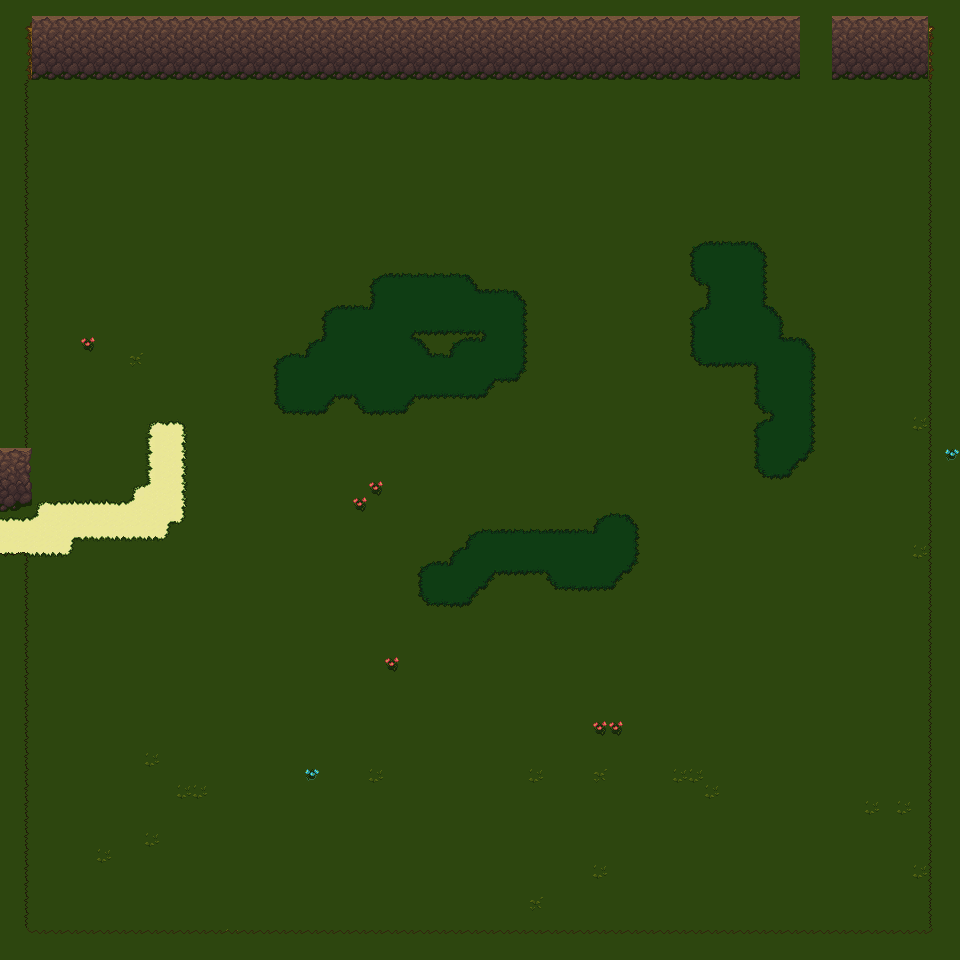

A level layout from a 2D game, rendered from its tile map. Below: a short description, then the map file with tile-grid data replaced by summaries:
An orthogonal 60x60 tile map with 16x16 px tiles, 3 tile layers (Spring Base, Spring Ground, Spring Upper) and 9 objects (2x Entrance, 2x Barren, Spirit, Manor, PlayerSpawn, ...).

<map version="1.4" tiledversion="1.4.1" orientation="orthogonal" renderorder="right-down" compressionlevel="0" width="60" height="60" tilewidth="16" tileheight="16" infinite="0" backgroundcolor="#000000" nextlayerid="7" nextobjectid="61">
 <properties>
  <property name="Outside" type="bool" value="true" />
 </properties>
 <tileset firstgid="1" source="../Tilesets/tilesetManorGrounds.tsx" />
 <layer id="1" name="Spring Base" width="60" height="60">
  <data>[3600 cells, 3600 non-empty, 38 distinct tile ids]</data>
 </layer>
 <layer id="2" name="Spring Ground" width="60" height="60">
  <data>[3600 cells, 335 non-empty, 24 distinct tile ids]</data>
 </layer>
 <layer id="3" name="Spring Upper" width="60" height="60">
  <data>[3600 cells, 58 non-empty, 3 distinct tile ids]</data>
 </layer>
 <objectgroup id="4" name="MapObject">
  <object id="27" name="Spirit" x="446.683" y="562.336" width="8.66667" height="9.33333">
   <properties>
    <property name="Condition" value="Day" />
    <property name="Name" value="Palmo" />
    <property name="Text" value="I really like the stars, don't you? ... Here, take this *" />
    <property name="Type" value="2" />
   </properties>
  </object>
  <object id="42" name="Manor" x="81.342" y="227.997" width="170.833" height="186" />
 </objectgroup>
 <objectgroup id="5" name="Travel">
  <object id="11" name="Entrance" x="0" y="512" width="4" height="48">
   <properties>
    <property name="EntranceDir" value="Right" />
    <property name="Map" value="mapConnection_01" />
   </properties>
  </object>
  <object id="57" name="Entrance" x="800" y="0" width="32" height="4">
   <properties>
    <property name="EntranceDir" value="Down" />
    <property name="Map" value="mapCave_Entrance" />
   </properties>
  </object>
 </objectgroup>
 <objectgroup id="6" name="Character">
  <object id="7" name="PlayerSpawn" x="133.683" y="502.336" width="5.63636" height="5.27273" />
  <object id="46" name="CS1Spawn" x="168.683" y="501.669" width="7.16667" height="6.5" />
  <object id="54" name="NPC_21" x="81.226" y="449.283" width="29.5" height="13.7614" />
  <object id="58" name="Barren" x="80" y="416.667" width="127.333" height="143.333" />
  <object id="60" name="Barren" x="-0.6665" y="496.333" width="127.333" height="63.333" />
 </objectgroup>
</map>
